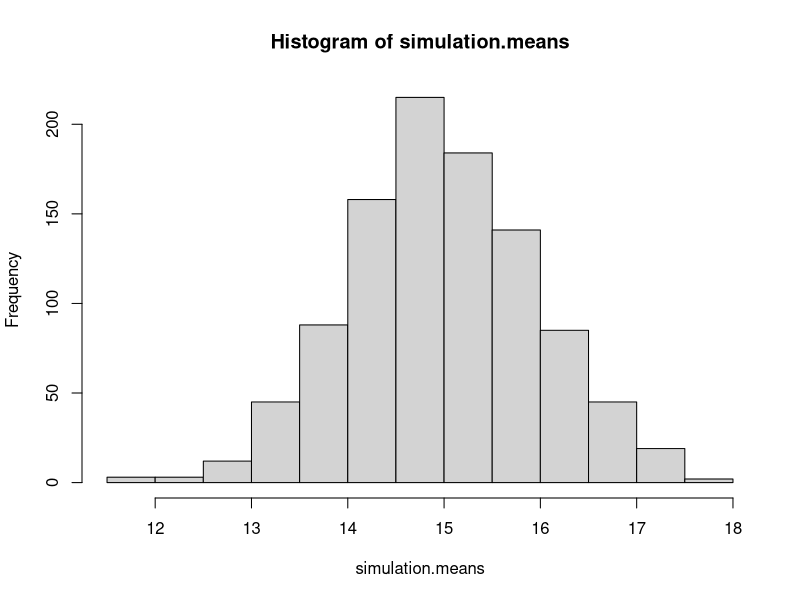

The R script that drew this image:
## ---- chunk 1
pnorm(70, mean=80, sd=10, lower.tail=TRUE)
## ---- chunk 2
population.mean <- 1100
population.sd <- 75
qnorm(0.95, mean=population.mean, sd=population.sd, lower.tail=TRUE)
## ---- chunk 3
n.samples <- 100
## ---- chunk 4
sample.mean <- population.mean
## ---- chunk 5
sample.sd <- population.sd/sqrt(n.samples)
sample.sd
## ---- chunk 6
num.simulations <- 1000
sd(apply(matrix(rnorm(num.simulations*n.samples,
                      mean=population.mean,
                      sd=population.sd),
                num.simulations),
         1, mean))
## ---- chunk 7
qnorm(0.95, mean=sample.mean, sd=sample.sd, lower.tail=TRUE)
## ---- chunk 8
dbinom(4, size=5, prob=0.5) + dbinom(5, size=5, prob=0.5)
## ---- chunk 9
pbinom(3, size=5, prob=0.5, lower.tail=FALSE)
## ---- chunk 10
population.mean <- 15
population.sd <- 10
num.samples <- 100

test.min <- 14
test.max <- 16
## ---- chunk 11
exp.sample.mean <- population.mean
exp.sample.sd <- population.sd/sqrt(num.samples)
## ---- chunk 12
interval <- (pnorm(test.max,
                   mean=exp.sample.mean,
                   sd=exp.sample.sd,
                   lower.tail=TRUE) -
             pnorm(test.min,
                   mean=exp.sample.mean,
                   sd=exp.sample.sd,
                   lower.tail=TRUE))
## ---- chunk 13
population.delta <- sqrt(3)*population.sd
population.min <- population.mean - population.delta
population.max <- population.mean + population.delta
## ---- chunk 14
print(mean(runif(1000, min=population.min, max=population.max)))
print(sd(runif(1000, min=population.min, max=population.max)))
## ---- chunk 15
num.simulations <- 1000
simulation.means <- apply(matrix(runif(num.simulations*num.samples,
                                 min=population.min,
                                 max=population.max),
                                 nrow=num.simulations),
                          MARGIN=1,
                          FUN=mean)
sd.of.sample.means <- sd(simulation.means)
hist(simulation.means)
## ---- chunk 16
print(mean(runif(1000, min=0, max=1)))
print(mean(runif(1000, min=0, max=1)))
print(mean(runif(1000, min=0, max=1)))
## ---- chunk 17
num.simulations <- 100
n.samples <- 1000
mean(apply(matrix(runif(num.simulations*n.samples, min=0, max=1),
                  nrow=num.simulations),
           1, mean))
## ---- chunk 18
hourly.exp <- 5
num.hours <- 3
total.exp <- hourly.exp*num.hours
## ---- chunk 19
ppois(10, lambda=total.exp)
## ---- chunk 20
sum(dpois(0:10, lambda=total.exp))
